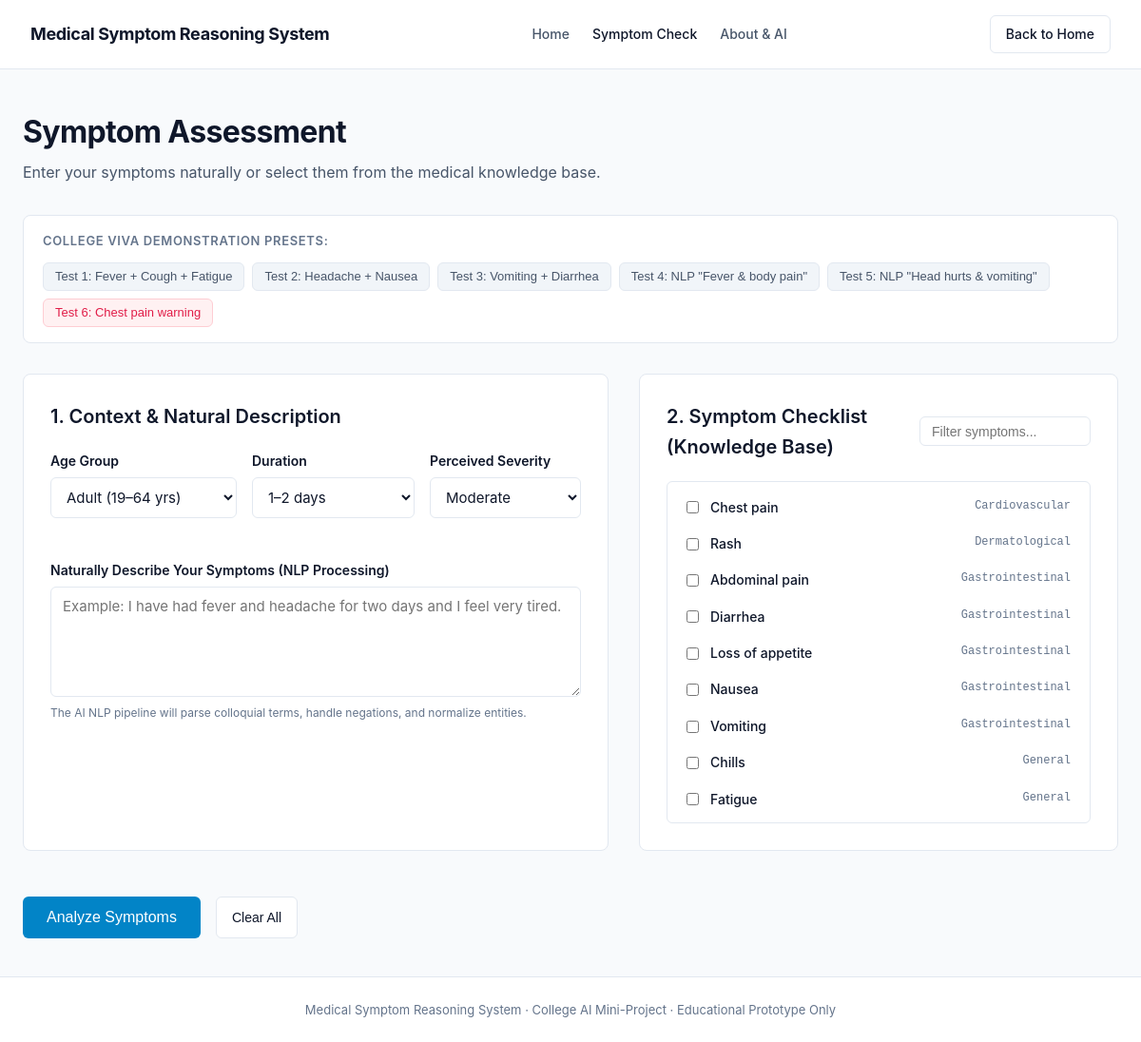
/assessment, run on the app's committed database.
### tables this page shows
CREATE TABLE symptoms (
            symptom_id TEXT PRIMARY KEY,
            symptom_name TEXT NOT NULL,
            category TEXT NOT NULL,
            synonyms TEXT,
            description TEXT
        );

### app.py (the view)
@app.route("/assessment")
def assessment():
    symptoms = get_all_symptoms()
    return render_template("assessment.html", symptoms=symptoms)

### database/database.py (called while the page is built)
def get_db_connection() -> sqlite3.Connection:
    conn = sqlite3.connect(DB_PATH)
    conn.row_factory = sqlite3.Row
    return conn

def get_all_symptoms() -> List[Dict[str, Any]]:
    conn = get_db_connection()
    cursor = conn.cursor()
    cursor.execute("SELECT symptom_id, symptom_name, category, synonyms, description FROM symptoms ORDER BY category, symptom_name;")
    rows = [dict(r) for r in cursor.fetchall()]
    conn.close()
    return rows

### templates/assessment.html (shortened to what this page needs)
<!DOCTYPE html>
<html lang="en">
<head>
  <link rel="stylesheet" href="{{ url_for('static', filename='css/style.css') }}">
</head>
<body>
  <header class="top-nav">
    <div class="brand">
      <a href="{{ url_for('index') }}" class="brand-title">Medical Symptom Reasoning System</a>
    </div>
    <nav class="nav-links">
      <a href="{{ url_for('index') }}">Home</a>
      <a href="{{ url_for('assessment') }}" class="active">Symptom Check</a>
      <a href="{{ url_for('about') }}">About & AI</a>
    </nav>
    <div class="nav-cta">
      <a href="{{ url_for('index') }}" class="btn-secondary">Back to Home</a>
    </div>
  </header>
  <main class="container">
    <div class="page-header">
      <h1 class="page-title">Symptom Assessment</h1>
      <p class="page-subtitle">Enter your symptoms naturally or select them from the medical knowledge base.</p>
    </div>
    <div class="demo-bar">
      <div class="demo-label">College Viva Demonstration Presets:</div>
      <div class="demo-buttons">
        <button type="button" class="demo-btn" onclick="applyDemoPreset('ili')">Test 1: Fever + Cough + Fatigue</button>
        <button type="button" class="demo-btn" onclick="applyDemoPreset('headache')">Test 2: Headache + Nausea</button>
        <button type="button" class="demo-btn" onclick="applyDemoPreset('gastro')">Test 3: Vomiting + Diarrhea</button>
        <button type="button" class="demo-btn" onclick="applyDemoPreset('nlp1')">Test 4: NLP "Fever & body pain"</button>
        <button type="button" class="demo-btn" onclick="applyDemoPreset('nlp2')">Test 5: NLP "Head hurts & vomiting"</button>
        <button type="button" class="demo-btn warning" onclick="applyDemoPreset('warning')">Test 6: Chest pain warning</button>
      </div>
    </div>
    <form id="assessment-form" class="assessment-grid">
      <div class="form-card">
        <h2 class="card-title">1. Context & Natural Description</h2>
        <div class="form-row">
          <div class="form-group">
            <label for="age_group">Age Group</label>
            <select id="age_group" name="age_group">
              <option value="Adult" selected>Adult (19–64 yrs)</option>
            </select>
          </div>
          <div class="form-group">
            <label for="duration">Duration</label>
            <select id="duration" name="duration">
              <option value="1–2 days" selected>1–2 days</option>
            </select>
          </div>
          <div class="form-group">
            <label for="severity">Perceived Severity</label>
            <select id="severity" name="severity">
              <option value="Moderate" selected>Moderate</option>
            </select>
          </div>
        </div>
        <div class="form-group">
          <label for="narrative">Naturally Describe Your Symptoms (NLP Processing)</label>
          <textarea
            id="narrative"
            name="narrative"
            rows="5"
            placeholder="Example: I have had fever and headache for two days and I feel very tired."
          ></textarea>
          <span class="field-hint">The AI NLP pipeline will parse colloquial terms, handle negations, and normalize entities.</span>
        </div>
      </div>
      <div class="form-card">
        <div class="card-header-flex">
          <h2 class="card-title">2. Symptom Checklist (Knowledge Base)</h2>
          <input
            type="text"
            id="symptom-search"
            class="search-input"
            placeholder="Filter symptoms..."
            oninput="filterSymptoms(this.value)"
          />
        </div>
        <div class="symptom-list-scroll" id="symptom-container">
          {% if symptoms %}
            {% for sym in symptoms %}
              <label class="symptom-checkbox-item" data-name="{{ sym.symptom_name | lower }}" data-category="{{ sym.category | lower }}">
                <input
                  type="checkbox"
                  name="selected_symptoms"
                  value="{{ sym.symptom_id }}"
                  id="sym-{{ sym.symptom_id }}"
                />
                <div class="symptom-text">
                  <span class="symptom-name">{{ sym.symptom_name }}</span>
                  <span class="symptom-category">{{ sym.category }}</span>
                </div>
              </label>
            {% endfor %}
          {% endif %}
        </div>
      </div>
      <div class="form-actions">
        <button type="submit" class="btn-primary large" id="submit-btn">
          Analyze Symptoms
        </button>
        <button type="button" class="btn-secondary" onclick="resetForm()">
          Clear All
        </button>
      </div>
    </form>
  </main>
  <footer class="site-footer">
    <p>Medical Symptom Reasoning System · College AI Mini-Project · Educational Prototype Only</p>
  </footer>
</body>
</html>

### data on the page
symptoms: symptom_name "Chest pain", category "Cardiovascular"
symptoms: symptom_name "Rash", category "Dermatological"
symptoms: symptom_name "Abdominal pain", category "Gastrointestinal"
symptoms: symptom_name "Diarrhea", category "Gastrointestinal"
symptoms: symptom_name "Loss of appetite", category "Gastrointestinal"
symptoms: symptom_name "Nausea", category "Gastrointestinal"
symptoms: symptom_name "Vomiting", category "Gastrointestinal"
symptoms: symptom_name "Chills", category "General"
symptoms: symptom_name "Fatigue", category "General"
